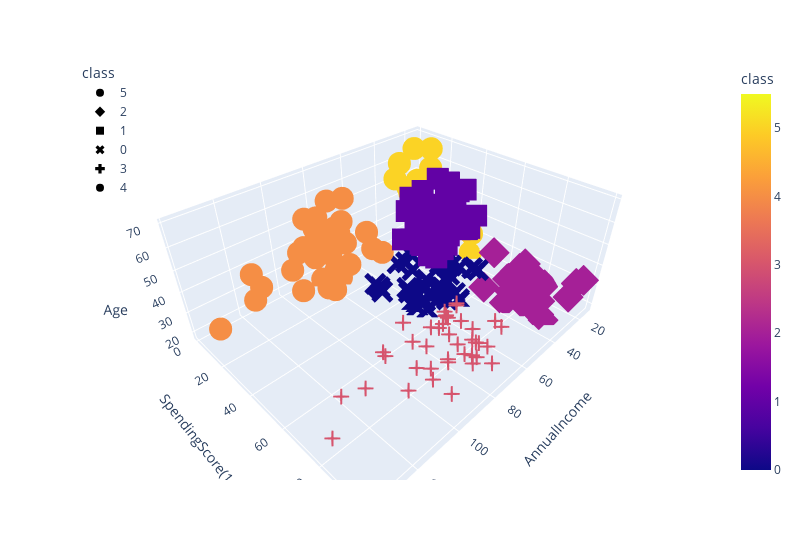

Notebook cell for this chart:
### Code cell
test_cluster_amount(df_shopping, 6)
df_shopping.hvplot.scatter(x="AnnualIncome", y="SpendingScore(1-100)", by="class")
fig = px.scatter_3d(
    df_shopping,
    x="AnnualIncome",
    y="SpendingScore(1-100)",
    z="Age",
    color="class",
    symbol="class",
    width=800,
)
fig.update_layout(legend=dict(x=0, y=1))
fig.show()

### Figure 1 — Plotly figure (JSON) as saved in the notebook; plotly's stock layout.template omitted (floating-point values rounded to 4 significant figures)
{"data": [{"hovertemplate": "class=%{marker.color}<br>AnnualIncome=%{x}<br>SpendingScore(1-100)=%{y}<br>Age=%{z}<extra></extra>", "legendgroup": "5", "marker": {"color": [5, 5, 5, 5, 5, 5, 5, 5, 5, 5, 5, 5, 5, 5, 5, 5, 5, 5, 5, 5, 5], "coloraxis": "coloraxis", "symbol": "circle"}, "mode": "markers", "name": "5", "scene": "scene", "showlegend": true, "type": "scatter3d", "x": [15, 16, 17, 18, 19, 19, 20, 20, 21, 23, 24, 25, 28, 28, 29, 30, 33, 33, 34, 37, 39], "y": [39, 6, 40, 6, 3, 14, 15, 13, 35, 29, 35, 5, 14, 32, 31, 4, 4, 14, 17, 26, 28], "z": [19, 20, 31, 35, 64, 67, 58, 37, 35, 52, 35, 46, 54, 45, 40, 60, 53, 49, 42, 36, 49]}, {"hovertemplate": "class=%{marker.color}<br>AnnualIncome=%{x}<br>SpendingScore(1-100)=%{y}<br>Age=%{z}<extra></extra>", "legendgroup": "2", "marker": {"color": [2, 2, 2, 2, 2, 2, 2, 2, 2, 2, 2, 2, 2, 2, 2, 2, 2, 2, 2, 2, 2, 2], "coloraxis": "coloraxis", "symbol": "diamond"}, "mode": "markers", "name": "2", "scene": "scene", "showlegend": true, "type": "scatter3d", "x": [15, 16, 17, 18, 19, 19, 20, 20, 21, 23, 24, 25, 28, 28, 29, 30, 33, 33, 34, 37, 38, 39], "y": [81, 77, 76, 94, 72, 99, 77, 79, 66, 98, 73, 73, 82, 61, 87, 73, 92, 81, 73, 75, 92, 65], "z": [21, 23, 22, 23, 30, 35, 24, 22, 20, 35, 25, 31, 29, 35, 23, 21, 18, 21, 30, 20, 24, 24]}, {"hovertemplate": "class=%{marker.color}<br>AnnualIncome=%{x}<br>SpendingScore(1-100)=%{y}<br>Age=%{z}<extra></extra>", "legendgroup": "1", "marker": {"color": [1, 1, 1, 1, 1, 1, 1, 1, 1, 1, 1, 1, 1, 1, 1, 1, 1, 1, 1, 1, 1, 1, 1, 1, 1, 1, 1, 1, 1, 1, 1, 1, 1, 1, 1, 1, 1, 1, 1, 1, 1, 1, 1, 1, 1], "coloraxis": "coloraxis", "symbol": "square"}, "mode": "markers", "name": "1", "scene": "scene", "showlegend": true, "type": "scatter3d", "x": [38, 39, 40, 42, 43, 43, 43, 44, 44, 46, 46, 47, 47, 48, 48, 48, 49, 49, 50, 50, 54, 54, 54, 54, 54, 54, 54, 57, 58, 59, 60, 60, 61, 62, 62, 62, 63, 63, 63, 63, 63, 65, 65, 67, 67], "y": [35, 36, 55, 52, 60, 45, 41, 50, 46, 46, 56, 52, 59, 51, 50, 48, 55, 42, 49, 56, 47, 53, 42, 51, 41, 44, 46, 58, 46, 55, 49, 47, 42, 48, 59, 56, 50, 46, 43, 48, 52, 43, 59, 43, 57], "z": [65, 48, 50, 49, 59, 50, 47, 51, 69, 53, 70, 67, 54, 63, 43, 68, 70, 47, 60, 60, 59, 45, 49, 57, 67, 46, 48, 55, 50, 68, 48, 47, 48, 49, 67, 49, 66, 54, 68, 66, 65, 63, 49, 51, 50]}, {"hovertemplate": "class=%{marker.color}<br>AnnualIncome=%{x}<br>SpendingScore(1-100)=%{y}<br>Age=%{z}<extra></extra>", "legendgroup": "0", "marker": {"color": [0, 0, 0, 0, 0, 0, 0, 0, 0, 0, 0, 0, 0, 0, 0, 0, 0, 0, 0, 0, 0, 0, 0, 0, 0, 0, 0, 0, 0, 0, 0, 0, 0, 0, 0, 0, 0, 0], "coloraxis": "coloraxis", "symbol": "x"}, "mode": "markers", "name": "0", "scene": "scene", "showlegend": true, "type": "scatter3d", "x": [39, 40, 40, 40, 42, 43, 46, 46, 48, 48, 48, 54, 54, 54, 54, 54, 57, 58, 59, 60, 60, 60, 60, 61, 62, 62, 62, 63, 64, 64, 65, 65, 67, 67, 69, 70, 72, 76], "y": [61, 47, 42, 42, 60, 54, 51, 55, 59, 59, 47, 54, 48, 52, 55, 57, 55, 60, 41, 40, 42, 52, 50, 49, 41, 55, 42, 54, 42, 46, 48, 50, 56, 40, 58, 29, 34, 40], "z": [31, 27, 29, 31, 33, 31, 27, 19, 18, 19, 32, 26, 40, 23, 38, 21, 22, 34, 18, 40, 32, 24, 27, 20, 23, 26, 21, 19, 38, 19, 18, 19, 27, 38, 40, 23, 25, 28]}, {"hovertemplate": "class=%{marker.color}<br>AnnualIncome=%{x}<br>SpendingScore(1-100)=%{y}<br>Age=%{z}<extra></extra>", "legendgroup": "3", "marker": {"color": [3, 3, 3, 3, 3, 3, 3, 3, 3, 3, 3, 3, 3, 3, 3, 3, 3, 3, 3, 3, 3, 3, 3, 3, 3, 3, 3, 3, 3, 3, 3, 3, 3, 3, 3, 3, 3, 3, 3], "coloraxis": "coloraxis", "symbol": "cross"}, "mode": "markers", "name": "3", "scene": "scene", "showlegend": true, "type": "scatter3d", "x": [69, 70, 71, 71, 71, 72, 73, 73, 74, 75, 76, 77, 77, 78, 78, 78, 78, 78, 78, 79, 81, 85, 86, 87, 87, 87, 88, 88, 93, 97, 98, 99, 101, 103, 103, 113, 120, 126, 137], "y": [91, 77, 95, 75, 75, 71, 88, 73, 72, 93, 87, 97, 74, 90, 88, 76, 89, 78, 73, 83, 93, 75, 95, 63, 75, 92, 86, 69, 90, 86, 88, 97, 68, 85, 69, 91, 79, 74, 83], "z": [39, 31, 40, 38, 39, 31, 29, 32, 35, 32, 32, 28, 32, 34, 39, 38, 27, 30, 30, 29, 31, 36, 33, 32, 28, 36, 30, 27, 35, 32, 29, 30, 28, 36, 32, 38, 35, 32, 30]}, {"hovertemplate": "class=%{marker.color}<br>AnnualIncome=%{x}<br>SpendingScore(1-100)=%{y}<br>Age=%{z}<extra></extra>", "legendgroup": "4", "marker": {"color": [4, 4, 4, 4, 4, 4, 4, 4, 4, 4, 4, 4, 4, 4, 4, 4, 4, 4, 4, 4, 4, 4, 4, 4, 4, 4, 4, 4, 4, 4, 4, 4, 4, 4, 4], "coloraxis": "coloraxis", "symbol": "circle"}, "mode": "markers", "name": "4", "scene": "scene", "showlegend": true, "type": "scatter3d", "x": [71, 71, 71, 73, 73, 74, 75, 77, 77, 78, 78, 78, 78, 78, 78, 79, 81, 85, 86, 87, 87, 87, 88, 88, 93, 97, 98, 99, 101, 103, 103, 113, 120, 126, 137], "y": [35, 11, 9, 5, 7, 10, 5, 12, 36, 22, 17, 20, 16, 1, 1, 35, 5, 26, 20, 27, 13, 10, 13, 15, 14, 32, 15, 39, 24, 17, 23, 8, 16, 28, 18], "z": [43, 59, 47, 20, 44, 19, 57, 25, 48, 34, 43, 44, 47, 37, 34, 56, 19, 50, 42, 36, 40, 36, 52, 58, 59, 37, 46, 41, 54, 41, 34, 33, 47, 45, 32]}], "layout": {"coloraxis": {"colorbar": {"title": {"text": "class"}}, "colorscale": [[0, "#0d0887"], [0.1111, "#46039f"], [0.2222, "#7201a8"], [0.3333, "#9c179e"], [0.4444, "#bd3786"], [0.5556, "#d8576b"], [0.6667, "#ed7953"], [0.7778, "#fb9f3a"], [0.8889, "#fdca26"], [1, "#f0f921"]]}, "legend": {"title": {"text": "class"}, "tracegroupgap": 0, "x": 0, "y": 1}, "margin": {"t": 60}, "scene": {"domain": {"x": [0, 1], "y": [0, 1]}, "xaxis": {"title": {"text": "AnnualIncome"}}, "yaxis": {"title": {"text": "SpendingScore(1-100)"}}, "zaxis": {"title": {"text": "Age"}}}, "width": 800}}
